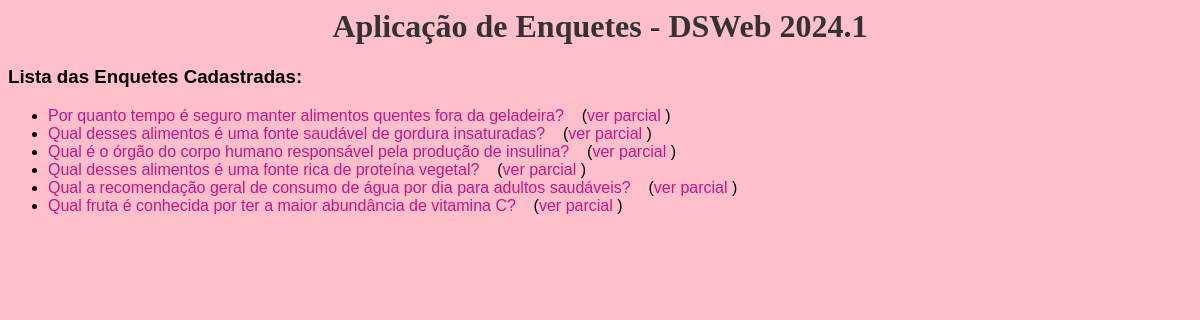
Page /enquetes/ on the earlier database version.
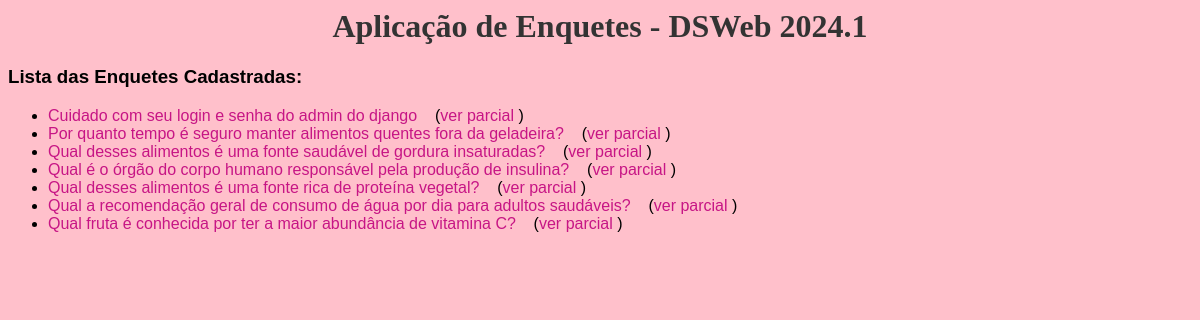
Same page on the later database version.
### enquetes/models.py (models this page shows, shortened)
class Pergunta(models.Model):
    texto = models.CharField(max_length=150)
    data_pub = models.DateTimeField('Data de publicação')

### enquetes/views.py (the view)
# urls.py: path('', views.IndexView.as_view(), name='index'),
class IndexView(View):
    def get(self, request, *args, **kwargs):
        enquetes = Pergunta.objects.order_by('-data_pub')[:10]
        contexto = {'pergunta_list': enquetes}
        return render(request, 'enquetes/index.html', contexto)

### enquetes/templates/enquetes/index.html (shortened to what this page needs)
{% load static %}
<html>
    <head>
        <link rel="stylesheet" type="text/css" href="{% static 'style.css' %}">
    </head>
    <body>
        <h1>Aplicação de Enquetes - DSWeb 2024.1</h1>
        {% if pergunta_list %}
          <h3>Lista das Enquetes Cadastradas:</h3>
          <ul>
            {% for p in pergunta_list %}
              <li>
                <a href="{% url 'enquetes:detalhes' p.id %}">
                  {{ p.texto }}
                </a>&nbsp;&nbsp;
                (<a href="{% url 'enquetes:resultado' p.id %}">ver parcial
                </a>)
              </li>
            {% endfor %}
          </ul>
        {% else %}
          <h3>Nenhuma enquete cadastrada até o momento!</h3>
        {% endif %}
    </body>
</html>

Differences in the rows shown:
added Pergunta: texto "Cuidado com seu login e senha do admin do django"
